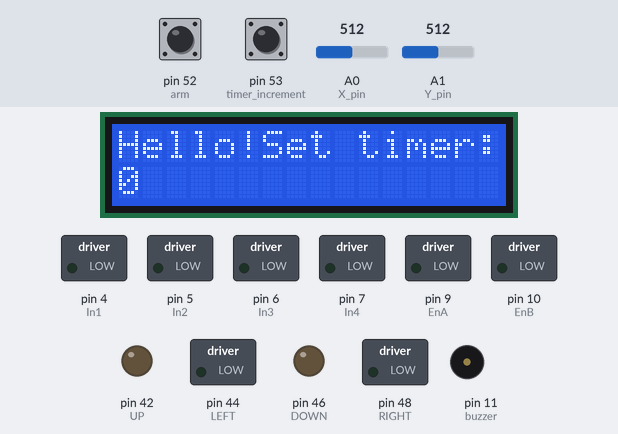
The sketch below on a simulated Arduino Mega 2560, built with avr-gcc and run on an emulated ATmega2560. Parts: 16×2 character LCD, switched loads named in the sketch (green lamp = pin HIGH), output pins drawn as LEDs (lit = HIGH), buzzer (waves = sounding). Inputs (shaded band) come from the test bench; at power-on: pin 52 (arm) HIGH, pin 53 (timer_increment) HIGH, A0 (X_pin) = 512, A1 (Y_pin) = 512. Random numbers use the default seed unless the sketch sets one.

Above: at 1.2 s.
1.3 s: pin 52 (arm) pulled LOW for 0.3 s
At 5.3 s:
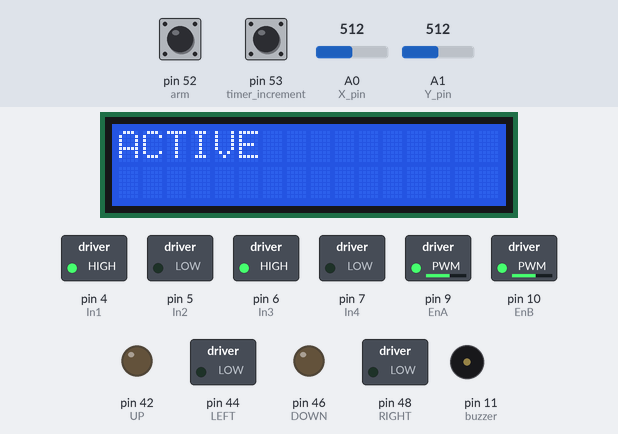
At 10.9 s:
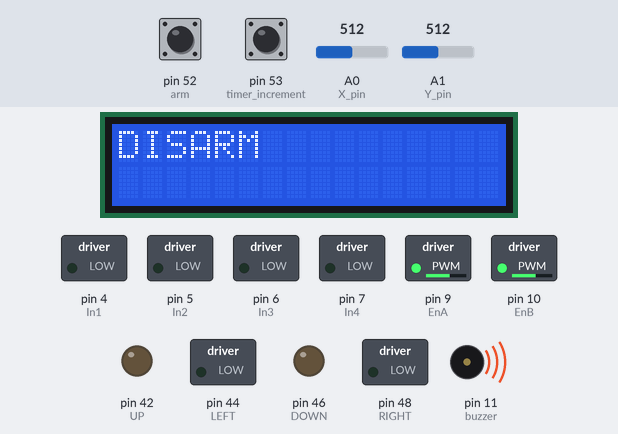
Timing chart, 0 to 12.4 s (numbered marks = the images above; inputs shaded):
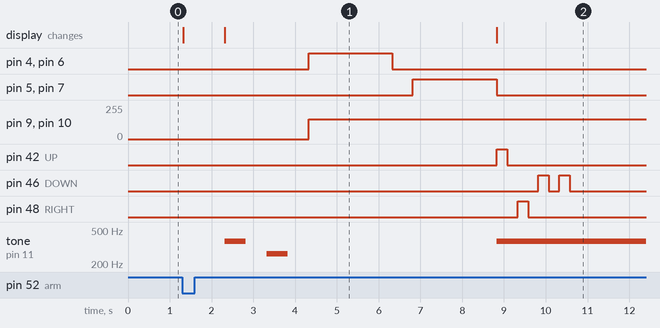

The sketch:

boomba.ino
```cpp
/* This arduino project was created for Newhacks2020
* uses 1 ardunio, LN298, 2 dc motors, rasperry pi, google speech to text api, joystick, and buttons
* to created a screaming alarm clock that runs away from you
* need to solve puzzle and say a safeword to stop it from buzzing
*/
//Motor Connections
#define EnA 9
#define EnB 10
#define In1 4
#define In2 5
#define In3 6
#define In4 7
//Buzzer notes' frequency
#define NOTE_FS4 370
#define NOTE_C4 262
#include <LiquidCrystal.h> //uses lcd
LiquidCrystal lcd(13, 12, 3, 2, 1, 0); //pins for lcd
int state; //state is used in the loop which tells us which state the arduino is in. 4 states: disarmed, armed, active and read
const int DISARMED = 0;
const int ARMED = 1;
const int ACTIVE = 2;
const int READ = 3;
//timer to hold the value for co
long timer;
int timerPrint;//the int that gets printed out
//button presses. button 1 increments timer, while button 2 initiates the countdown
bool press1;
bool press2;
//joystick (x and y are was switched around...i.e up and down was represented by x)
const int X_pin = A0; //analog pin connected to x output
const int Y_pin = A1; //analog pin connected to y output
int sensorValueX = 0; //records the sensorValue for x
int sensorValueY = 0;
int x=0; //used for recording if up or downwards motion was detected
int y=0;//used for recording if right or left motion was detected

int buzzer = 11; //buzzer pin
//used for joystick game. Holds the random pattern of lights (up=1, left=2, down=3, right=4)
bool correct=false; //returns true if entered the correct pattern of lights
int rand_nums[4]; //holds random pattern of lights
int lights[] = {42, 44, 46, 48}; //output pins for the lights
int val;

const int UP = 42;
const int LEFT = 44;
const int DOWN = 46;
const int RIGHT = 48;

//random number for joysticks (not used)
int randNumber;
int inputNumber=0;
int counter=0;
bool audio = false;
bool checked = false;
int inputRand1;
int inputRand2;
int inputRand3;
int inputRand4;
void setup()
{
  //randomizer
  randomSeed(analogRead(NULL));
  // All motor control pins are outputs
  pinMode(EnA, OUTPUT);
  pinMode(EnB, OUTPUT);
  pinMode(In1, OUTPUT);
  pinMode(In2, OUTPUT);
  pinMode(In3, OUTPUT);
  pinMode(In4, OUTPUT);
  pinMode(53, INPUT_PULLUP); //timer increment
  pinMode(52, INPUT_PULLUP); //arm
  pinMode(50, INPUT);
  pinMode(UP, OUTPUT);//up
  pinMode(LEFT, OUTPUT);//left
  pinMode(DOWN, OUTPUT);//down
  pinMode(RIGHT, OUTPUT);//right
  pinMode(buzzer, OUTPUT);
 //initialize variables
  state = 0;
  timer = 0;
  timerPrint = 0;
  press1 = false;
  press2 = false;
  lcd.begin(16, 2); //sets lcd (16 columns, 2 rows)
  lcd.print("Hello!Set timer:");//prints the first row on lcd
  lcd.setCursor(0,1);
  lcd.print(timer); //prints 0

  //Serial.begin(9600); messes with lcd
}
void goStraight(int duration, int speedA, int speedB)   //run both motors forward
{

  // turn on motor A
  digitalWrite(In1, HIGH);
  digitalWrite(In2, LOW);
  // turn on motor B
  digitalWrite(In3, HIGH);
  digitalWrite(In4, LOW);
  // set speed of motor A
  analogWrite(EnA, speedA);
  // set speed of motor B
  analogWrite(EnB, speedB);
  delay(duration);
  // now turn off motors
  digitalWrite(In1, LOW);
  digitalWrite(In2, LOW);
  digitalWrite(In3, LOW);
  digitalWrite(In4, LOW);

}
void goBack(int duration, int speedA, int speedB)   //run both motors
{

  // turn on motor A
  digitalWrite(In1, LOW);
  digitalWrite(In2, HIGH);
  // turn on motor B
  digitalWrite(In3, LOW);
  digitalWrite(In4, HIGH);
  // set speed of motor A
  analogWrite(EnA, speedA);
  // set speed of motor B
  analogWrite(EnB, speedB);
  delay(duration);
  // now turn off motors
  digitalWrite(In1, LOW);
  digitalWrite(In2, LOW);
  digitalWrite(In3, LOW);
  digitalWrite(In4, LOW);

}
void loop()
{
  switch(state){

  case DISARMED: //read user inputs for timer

    if(digitalRead(53) == LOW && !press1){ //press button 1 to increment by 1 second
      press1 = true;
      timer = timer + 1000;
      lcd.clear();
      lcd.setCursor(0,0);
      lcd.print("Hello!Set timer:");
      lcd.setCursor(0, 1);
      timerPrint = timer/1000;
      lcd.print(timerPrint);
      }
    delay(250);
    press1 = false;

    if(digitalRead(52) == LOW){ //button 2 starts timer! sets to state ARMED
      lcd.setCursor(0, 0);
      lcd.print("                ");
      lcd.setCursor(0, 0);
      lcd.print("ARMED");
      state = 1;
     }

  break;

  case ARMED: //counts down till timer = 0

    while(timer >= 0){
      delay(500);
      lcd.setCursor(0,1);
      lcd.print(timer/1000);
      timer = timer-1000; //decrement timer
      delay(500);
      lcd.setCursor(0,1);
      lcd.print("                ");
    }
    state = 2; //time expired. Goes to next state ACTIVE
  break;

  case ACTIVE: //buzzes and moves around. Basic instructions but it can be expanded upon using collision sensors
    lcd.setCursor(0,0);
    lcd.print("ACTIVE");
    tone(buzzer,NOTE_FS4); //buzz
    delay(500);
    noTone(buzzer);
    delay(500);
    tone(buzzer,NOTE_C4); //buzz
    delay(500);
    noTone(buzzer);
    delay(500);
    goStraight(2000, 150, 150); //moves forward
    delay(500);
    goBack(2000, 150, 150); //moves backward
    state = 3; //goes to next state READ
  break;

  case READ: //continue to buzz, but now accepts user inputs to deactivate alarm
    tone(buzzer,NOTE_FS4); //plays note until deactivated
    lcd.clear();
    lcd.print("DISARM");

    if(!correct){ //if you dont get the joystick game correct
    for(int i = 0; i < 4; i++) { //displays a pattern of 4 led lights and saves to rand_nums so that it can be compared
      val = random(0,4);
      rand_nums[i] = val+1;
      digitalWrite(lights[val], HIGH);
      for(int j = 0; j < 4; j++){ //switches other lights off
        if (j != val){
          digitalWrite(lights[j], LOW);
        }
      }
      //lcd.setCursor(0,1);
      //lcd.print(val);
      delay(250);
      digitalWrite(lights[val], LOW); //switches itself off
      delay(250);
      }
    }
    int userInputs[4]; //array to hold user's input
    while(counter<4){ //reads user's input and puts into array userInputs.
      sensorValueX = analogRead(X_pin);
      sensorValueY = analogRead(Y_pin);
      if(sensorValueX>900 && !checked){ //UP check

        userInputs[counter]=1;
        checked=true;
        //Serial.print("UP\n");
        counter++;
      }
      if (sensorValueX<400 && !checked){ //DOWN check

        userInputs[counter]=3;
        checked=true;
        //Serial.print("DOWN \n");
        counter++;
      }
      if(sensorValueY>700 && !checked){ // RIGHT CHECK

        userInputs[counter]=4;
        checked=true;
        //Serial.print("RIGHT \n");
        counter++;
      }
      if (sensorValueY<200 && !checked){  //LEFT CHECK

        userInputs[counter]=2;
        checked=true;
        //Serial.print("LEFT \n");
        counter++;
      }
      if(sensorValueY<700 && sensorValueY>200 && sensorValueX<900 && sensorValueY>400){ //doesn't record value if you dont move the joystick
        checked = false;
      }
      delay(250); //adds a bit of delay between inputs
    }
     //below checks if userInputs == rand_nums. Any deviations will result in a new rand_num to be generated thus they gotta input a new pattern
    correct=true;
    for (int i=0; i<4; i++){
      if(userInputs[i]!= rand_nums[i]){
        correct=false;
      }
    }
    //waits for audio input. LEDs used for joystick game all lights up
    while(correct && !audio){

      digitalWrite(UP, HIGH);
      digitalWrite(RIGHT, HIGH);
      digitalWrite(LEFT, HIGH);
      digitalWrite(DOWN, HIGH);
      if(digitalRead(50) == HIGH){
        audio = true;
      }
    }

  if (correct && audio){ //if both audio and joystick game was completed, then reset all values and then go back to disarmed state
    digitalWrite(UP, LOW); //switches off led
    digitalWrite(RIGHT, LOW);
    digitalWrite(LEFT, LOW);
    digitalWrite(DOWN, LOW);
    state = 0;
    timer = 0;
    lcd.clear();
    lcd.print("Hello!Set timer:");
    lcd.setCursor(0,1);
    lcd.print(timer);
    correct = false;
    audio = false;
    counter = 0;
    noTone(buzzer);
  }else{ //if doesn't pass then restart counter then loop again
    counter = 0;
    }

  break;

}


}
```

Measured:
- after the input at 1.3 s, pin 4 (In1): LOW → HIGH after 3.0 s, → LOW 2.0 s later; pin 5 (In2): LOW → HIGH after 5.5 s, → LOW 2.0 s later
